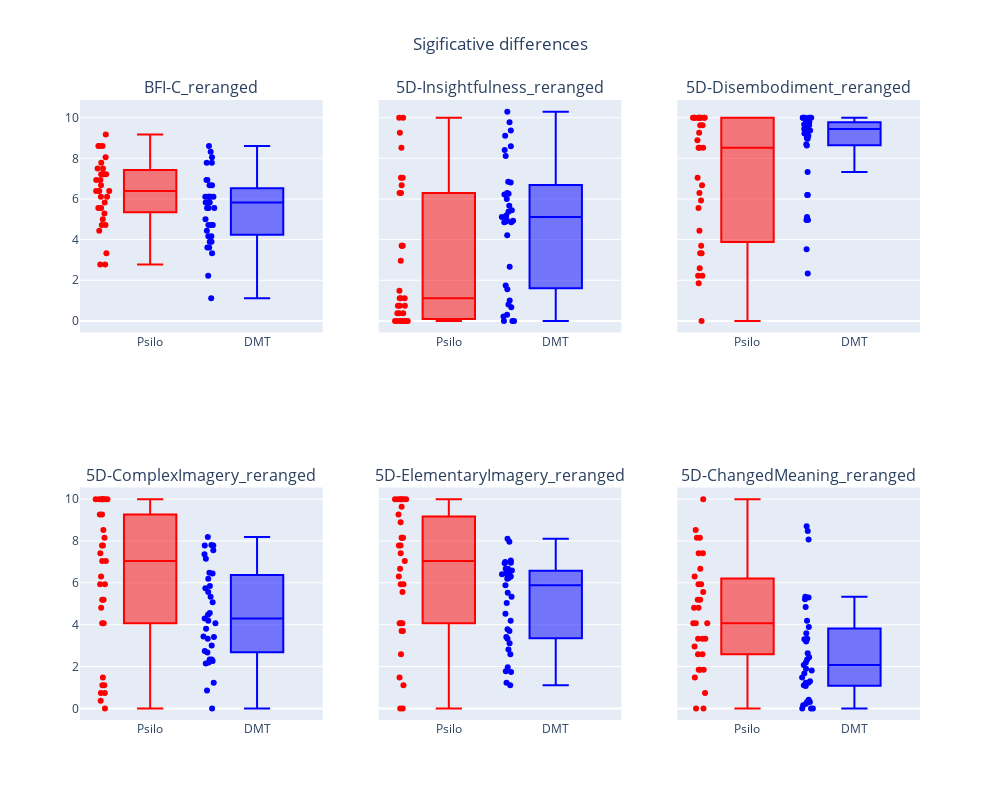

Source (notebook cell):
### Markdown cell above
Ploteo gráficos comparativos de las comparaciones significativos

### Code cell
# Lista de columnas significativas
columnas_significativas = [
    'BFI-C_reranged',
    '5D-Insightfulness_reranged',
    '5D-Disembodiment_reranged',
    '5D-ComplexImagery_reranged',
    '5D-ElementaryImagery_reranged',
    '5D-ChangedMeaning_reranged'
]

# Colores para Psilocibina y DMT
colors = ['red', 'blue']

# Creo un subplot de 3 filas y 2 columnas
fig = sp.make_subplots(rows=2, cols=3, shared_yaxes=True, subplot_titles=columnas_significativas, row_heights=[0.8, 0.8])

for i, columna in enumerate(columnas_significativas):
    row = i % 2 + 1
    col = i // 2 + 1    
    box_data = []
    
    for grupo, color in zip(['Psilo', 'DMT'], colors):
        if grupo == 'Psilo':
            subset = psilo_df
        else:
            subset = dmt_df
        
        box_trace = go.Box(y=subset[columna], name=grupo, boxpoints="all", jitter=0.3, pointpos=-1.8, marker=dict(color=color))
        box_data.append(box_trace)
    
    fig.add_traces(box_data, rows=row, cols=col)

# Actualizo el layout
fig.update_layout(title='Sigificative differences', title_x=0.5, showlegend=False)
fig.update_layout(height=800, width=1000)
fig.show()

### Figure 1 — Plotly figure (JSON) as saved in the notebook; plotly's stock layout.template omitted (floating-point values rounded to 4 significant figures)
{"data": [{"boxpoints": "all", "jitter": 0.3, "marker": {"color": "red"}, "name": "Psilo", "pointpos": -1.8, "type": "box", "xaxis": "x", "y": [7.22, 6.67, 2.78, 4.72, 6.94, 6.39, 7.5, 5, 6.39, 7.5, 6.39, 5.83, 9.17, 8.61, 2.78, 8.06, 8.61, 4.44, 3.33, 7.22, 5.56, 5.56, 6.94, 6.11, 6.11, 7.22, 8.61, 7.22, 7.78, 5.28, 4.72], "yaxis": "y"}, {"boxpoints": "all", "jitter": 0.3, "marker": {"color": "blue"}, "name": "DMT", "pointpos": -1.8, "type": "box", "xaxis": "x", "y": [5.56, 6.11, 3.33, 4.17, 5.56, 1.11, 6.11, 4.44, 5, 6.11, 6.11, 3.61, 5.56, 6.67, 3.89, 6.67, 7.78, 6.11, 6.11, 6.94, 7.78, 4.72, 5.83, 8.06, 5.83, 8.33, 8.61, 6.94, 5.83, 4.72, 4.17, 3.89, 4.72, 3.61, 2.22], "yaxis": "y"}, {"boxpoints": "all", "jitter": 0.3, "marker": {"color": "red"}, "name": "Psilo", "pointpos": -1.8, "type": "box", "xaxis": "x4", "y": [1.11, 7.04, 1.48, 0.37, 0.74, 10, 9.26, 0, 4.07, 1.11, 10, 10, 5.19, 8.15, 9.26, 10, 10, 5.93, 8.52, 5.19, 7.78, 7.41, 7.04, 10, 6.3, 5.93, 4.81, 10, 7.78, 0.74, 4.07], "yaxis": "y4"}, {"boxpoints": "all", "jitter": 0.3, "marker": {"color": "blue"}, "name": "DMT", "pointpos": -1.8, "type": "box", "xaxis": "x4", "y": [3.81, 2.33, 2.26, 7.81, 7.37, 2.15, 6.48, 6.19, 0, 5.74, 3.33, 3.41, 5.07, 7.78, 2.74, 6.44, 4.19, 7.15, 4.48, 4.3, 4.07, 3, 0.85, 5.85, 7.78, 5.56, 8.19, 7.56, 2.33, 2.67, 5.33, 3.44, 2.19, 4.56, 1.22], "yaxis": "y4"}, {"boxpoints": "all", "jitter": 0.3, "marker": {"color": "red"}, "name": "Psilo", "pointpos": -1.8, "type": "box", "xaxis": "x2", "y": [0, 3.7, 0, 3.7, 0.74, 0, 7.04, 0, 0.74, 0, 8.52, 10, 1.48, 1.11, 6.3, 6.67, 10, 6.3, 0, 0, 1.11, 7.04, 0.37, 9.26, 3.7, 2.96, 1.11, 0.37, 0.74, 0, 0.37], "yaxis": "y2"}, {"boxpoints": "all", "jitter": 0.3, "marker": {"color": "blue"}, "name": "DMT", "pointpos": -1.8, "type": "box", "xaxis": "x2", "y": [2.67, 6.81, 5.19, 6.3, 8.59, 4.89, 9.11, 4.22, 0, 4.93, 0.81, 6.85, 6.26, 9.37, 8.11, 1.56, 5.37, 4.85, 6, 5.44, 4.96, 5.11, 0.22, 10.3, 6.22, 4.85, 9.78, 5.67, 0.67, 0, 8.41, 1.74, 0.3, 0, 1], "yaxis": "y2"}, {"boxpoints": "all", "jitter": 0.3, "marker": {"color": "red"}, "name": "Psilo", "pointpos": -1.8, "type": "box", "xaxis": "x5", "y": [2.59, 10, 1.48, 4.07, 3.7, 8.15, 8.89, 0, 4.07, 3.7, 9.63, 10, 5.56, 8.15, 10, 10, 10, 7.78, 0, 7.78, 6.67, 6.3, 5.93, 10, 7.04, 7.41, 9.26, 8.15, 4.07, 1.11, 5.93], "yaxis": "y5"}, {"boxpoints": "all", "jitter": 0.3, "marker": {"color": "blue"}, "name": "DMT", "pointpos": -1.8, "type": "box", "xaxis": "x5", "y": [1.22, 3.11, 5.89, 7.96, 6.59, 1.78, 3.7, 6.96, 3.33, 4.19, 3.41, 8.11, 6.93, 6.41, 2.81, 5.04, 6.22, 6.44, 5.33, 2.59, 5.52, 6.67, 4.52, 6.41, 1.74, 1.96, 7, 6.52, 6.19, 7.07, 6.3, 6.41, 3.78, 6.67, 1.11], "yaxis": "y5"}, {"boxpoints": "all", "jitter": 0.3, "marker": {"color": "red"}, "name": "Psilo", "pointpos": -1.8, "type": "box", "xaxis": "x3", "y": [3.33, 10, 8.89, 5.56, 9.63, 10, 9.26, 3.33, 2.59, 10, 10, 3.7, 4.44, 6.3, 10, 6.67, 10, 5.93, 0, 1.85, 8.52, 8.52, 10, 10, 7.04, 8.52, 10, 10, 2.22, 2.22, 9.63], "yaxis": "y3"}, {"boxpoints": "all", "jitter": 0.3, "marker": {"color": "blue"}, "name": "DMT", "pointpos": -1.8, "type": "box", "xaxis": "x3", "y": [9.63, 9.67, 9.63, 9.48, 9.48, 9.89, 9.22, 8.96, 9.44, 9.11, 10, 10, 9.37, 9.44, 7.33, 8.7, 6.19, 2.33, 9.7, 4.96, 10, 4.96, 6.19, 10, 9.78, 9.78, 9.67, 9, 8.63, 10, 9.33, 10, 10, 3.52, 5.11], "yaxis": "y3"}, {"boxpoints": "all", "jitter": 0.3, "marker": {"color": "red"}, "name": "Psilo", "pointpos": -1.8, "type": "box", "xaxis": "x6", "y": [0, 5.93, 2.59, 3.33, 1.85, 8.52, 8.15, 0, 7.41, 4.81, 7.41, 3.33, 1.85, 6.3, 5.56, 10, 3.33, 4.07, 2.59, 2.96, 5.93, 5.19, 4.81, 8.15, 5.19, 4.07, 1.85, 6.67, 4.07, 1.48, 0.74], "yaxis": "y6"}, {"boxpoints": "all", "jitter": 0.3, "marker": {"color": "blue"}, "name": "DMT", "pointpos": -1.8, "type": "box", "xaxis": "x6", "y": [1.67, 0.3, 4.19, 8.7, 5.22, 3.3, 4.85, 1.89, 0.15, 1.48, 2.19, 5.3, 2.44, 1.81, 2.07, 3.59, 2.63, 8.48, 3.89, 0, 3.19, 2.33, 0, 0, 1.22, 1.07, 0.22, 1.22, 5.33, 8.07, 1.3, 1.11, 0.41, 3.33, 0.3], "yaxis": "y6"}], "layout": {"annotations": [{"font": {"size": 16}, "showarrow": false, "text": "BFI-C_reranged", "x": 0.1444, "xanchor": "center", "xref": "paper", "y": 1, "yanchor": "bottom", "yref": "paper"}, {"font": {"size": 16}, "showarrow": false, "text": "5D-Insightfulness_reranged", "x": 0.5, "xanchor": "center", "xref": "paper", "y": 1, "yanchor": "bottom", "yref": "paper"}, {"font": {"size": 16}, "showarrow": false, "text": "5D-Disembodiment_reranged", "x": 0.8556, "xanchor": "center", "xref": "paper", "y": 1, "yanchor": "bottom", "yref": "paper"}, {"font": {"size": 16}, "showarrow": false, "text": "5D-ComplexImagery_reranged", "x": 0.1444, "xanchor": "center", "xref": "paper", "y": 0.375, "yanchor": "bottom", "yref": "paper"}, {"font": {"size": 16}, "showarrow": false, "text": "5D-ElementaryImagery_reranged", "x": 0.5, "xanchor": "center", "xref": "paper", "y": 0.375, "yanchor": "bottom", "yref": "paper"}, {"font": {"size": 16}, "showarrow": false, "text": "5D-ChangedMeaning_reranged", "x": 0.8556, "xanchor": "center", "xref": "paper", "y": 0.375, "yanchor": "bottom", "yref": "paper"}], "height": 800, "showlegend": false, "title": {"text": "Sigificative differences", "x": 0.5}, "width": 1000, "xaxis": {"anchor": "y", "domain": [0, 0.2889]}, "xaxis2": {"anchor": "y2", "domain": [0.3556, 0.6444]}, "xaxis3": {"anchor": "y3", "domain": [0.7111, 1]}, "xaxis4": {"anchor": "y4", "domain": [0, 0.2889]}, "xaxis5": {"anchor": "y5", "domain": [0.3556, 0.6444]}, "xaxis6": {"anchor": "y6", "domain": [0.7111, 1]}, "yaxis": {"anchor": "x", "domain": [0.625, 1]}, "yaxis2": {"anchor": "x2", "domain": [0.625, 1], "matches": "y", "showticklabels": false}, "yaxis3": {"anchor": "x3", "domain": [0.625, 1], "matches": "y", "showticklabels": false}, "yaxis4": {"anchor": "x4", "domain": [0, 0.375]}, "yaxis5": {"anchor": "x5", "domain": [0, 0.375], "matches": "y4", "showticklabels": false}, "yaxis6": {"anchor": "x6", "domain": [0, 0.375], "matches": "y4", "showticklabels": false}}}
